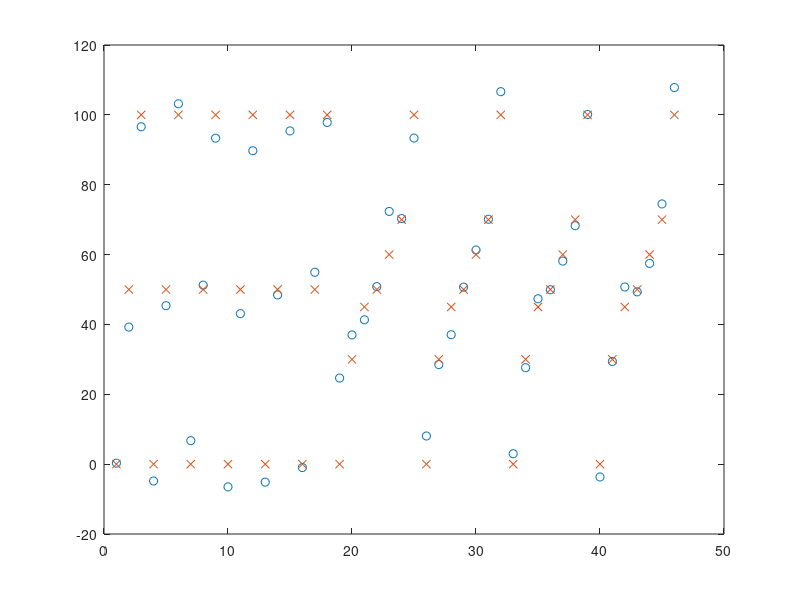

Recreate this plot in MATLAB.
%PA calibration
Data=[...
2	0	896.4	716.34;...
2	50	1023.4	786.34;...
2	100	1173.4	861.34;...
10	0	4807.4	3811.34;...
10	50	5372.4	4071.34;...
10	100	6010.4	4370.34;...
20	0	9503.4	7492.34;...
20	50	10579.4	8052.34;...
20	100	11683.4	8652.34;...
2	0	904	728;...
2	50	1033	791;...
2	100	1174	866;...
10	0	4813	3817;...
10	50	5389	4074;...
10	100	6008	4391;...
20	0	9475	7526;...
20	50	10633	8071;...
20	100	11704	8641;...
2	0	986.5	768.39;...
2	30	1047.5	806.39;...
2	45	1072.5	822.39;...
2	50	1098.5	835.39;...
2	60	1128.5	843.39;...
2	70	1149.5	860.39;...
2	100	1233.5	907.39;...
4	0	1975.5	1557.39;...
4	30	2112.5	1632.39;...
4	45	2161.5	1657.39;...
4	50	2198.5	1666.39;...
4	60	2257.5	1696.39;...
4	70	2302.5	1718.39;...
4	100	2480.5	1803.39;...
6	0	2971.5	2346.39;...
6	30	3159.5	2436.39;...
6	45	3243.5	2459.39;...
6	50	3299.5	2496.39;...
6	60	3382.5	2542.39;...
6	70	3450.5	2573.39;...
6	100	3698.5	2696.39;...
10	0	4857.5	3846.39;...
10	30	5187.5	3983.39;...
10	45	5323.5	4017.39;...
10	50	5402.5	4081.39;...
10	60	5532.5	4153.39;...
10	70	5634.5	4177.39;...
10	100	6028.5	4370.39];


Data(:,3)=Data(:,3)/1000;
Data(:,4)=Data(:,4)/1000;
Data(:,3)=Data(:,3)./Data(:,4);
B=[Data(:,1) Data(:,2)];
A=[ones(size(Data,1),1) Data(:,3) Data(:,4) Data(:,3).^2 Data(:,4).^2 Data(:,3).*Data(:,4)];
X=A\B

Result=A*X
figure;plot(Result(:,2),'o');hold on;
plot(Data(:,2),'x');

%dev = (sum((Data(:,2)-Result(:,2)).^2)./size(Data,1)).^0.5
dev_thickness = (sum((Data(:,1)-Result(:,1)).^2)./size(Data,1)).^0.5
dev_density = (sum((Data(:,2)-Result(:,2)).^2)./size(Data,1)).^0.5

%1	0	445.5	342.39;...
%1	30	475.5	355.39;...
%1	45	483.5	360.39;...
%1	50	498.5	366.39;...
%1	60	507.5	373.39;...
%1	70	518.5	376.39;...
%1	100	559.5	402.39;...
